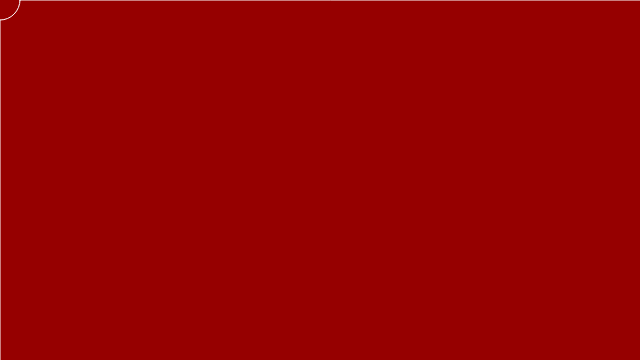
Frame 1 (no input)
Frame 60 (no input): identical to frame 1, image omitted
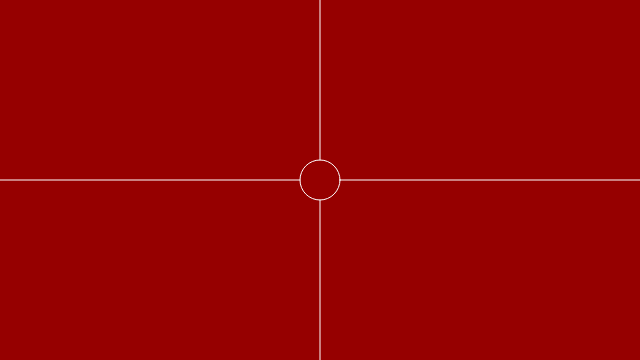
Frame 120 (the mouse pressed at the canvas centre since frame 60)

The p5.js sketch that drew these frames (run headless with seeded random() and noise() and a simulated clock; from frame 60 on, the mouse is pressed at the canvas centre):

// p5.js sketch
// ── sketch.js
function setup() {
	// create a place to draw
	createCanvas(640, 360);
}

function draw() {
	// Color the background
	background(150, 0, 0);
	//Set fill and stroke color
	noFill();
	stroke(255);
	// draw a circlr
	ellipse(mouseX, mouseY, 40, 40);
	// draw the lines
	line(mouseX + 20, mouseY, mouseX + 1000, mouseY)
	line(mouseX - 20, mouseY, mouseX - 1000, mouseY)
	line(mouseX, mouseY + 20, mouseX, mouseY + 1000)
	line(mouseX, mouseY - 20, mouseX, mouseY - 1000)
}
